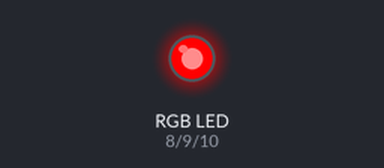
Bench run of a sketch on a simulated Arduino Uno, built with avr-gcc and run on an emulated ATmega328P. On the bench: an RGB LED mixed from three pins (HIGH = lit).

Above: at 0.15 s.
At 1.35 s:
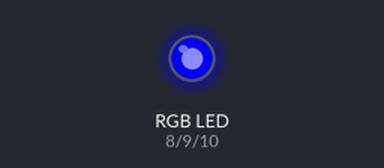
At 1.95 s:
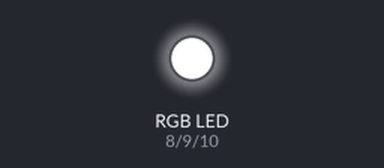
At 3.15 s:
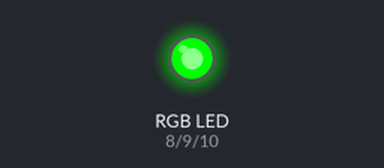
At 5.25 s:
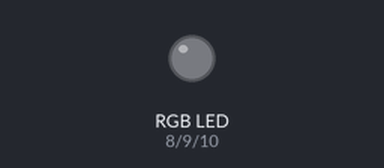
Timing chart, 0 to 5.5 s (numbered marks = the images above):
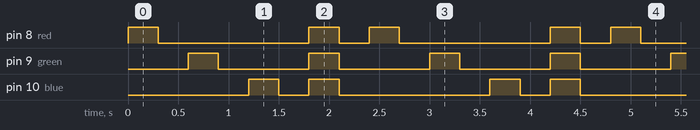

Measured:
- by itself, pin 8 (red): repeats every 2.4 s: LOW 1.5 s, HIGH 0.30 s, LOW 0.30 s, HIGH 0.30 s
- by itself, pin 9 (green): alternates HIGH for 0.30 s and LOW for 0.90 s
- by itself, pin 10 (blue): repeats every 2.4 s: LOW 0.30 s, HIGH 0.30 s, LOW 1.5 s, HIGH 0.30 s

The sketch:

rgbled.ino
```cpp
int red=8;
int green=9;
int blue=10;

int tim(300);

void setup(){
pinMode(red,OUTPUT);
pinMode(green,OUTPUT);
pinMode(blue,OUTPUT);

}

void loop(){
//red led
digitalWrite(red,HIGH);
delay(tim);
digitalWrite(red,LOW);
delay(tim);

//green led
digitalWrite(green,HIGH);
delay(tim);
digitalWrite(green,LOW);
delay(tim);

//blue led
digitalWrite(blue,HIGH);
delay(tim);
digitalWrite(blue,LOW);
delay(tim);

//white led ON
digitalWrite(red,HIGH);
digitalWrite(green,HIGH);
digitalWrite(blue,HIGH);
delay(tim);

//white led OFF
digitalWrite(red,LOW);
digitalWrite(green,LOW);
digitalWrite(blue,LOW);
delay(tim);
}
```
